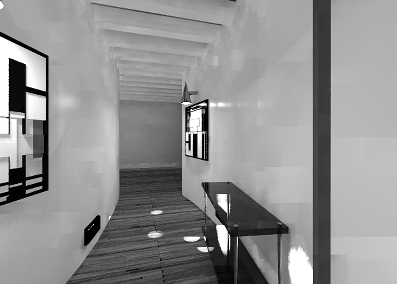
%> input picture definitionfig2.gif, 397 x 284 px
$ octave imageNoise.m   (GNU Octave 9; MATLAB toolbox functions it lacks are replaced by stand-ins)
%> lines starting %> are read from the running program, lines starting %| are printed output that depends on the picture
%image noise
clf; clear all;
a = imread('definitionfig2.gif');
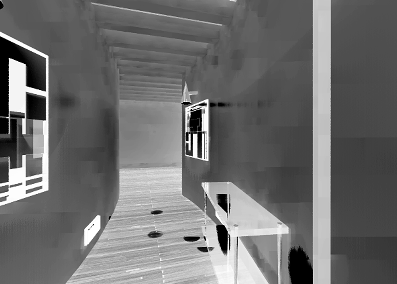
%> a: size 284x397 uint8; min 0, max 255, mean 110
% a = imread('test1.jpg');
n = 200;
[rows, cols, dep] = size(a);
%> rows = 284; cols = 397; dep = 1
figure(2)
noise = n*randn(rows,cols,dep);
da = double(a);
db = da + noise;
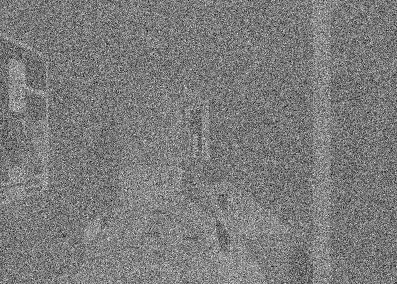
%> db: size 284x397 double; min -754.9, max 1022.1, mean 109.4; drawn with min black and max white
imshow(uint8(db));
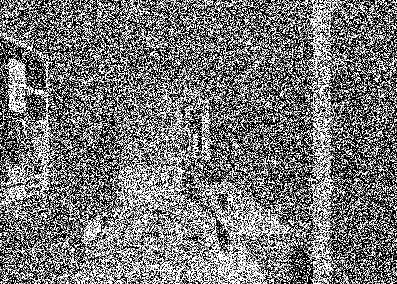
%> displayed picture: size 284x397, on the screen's scale of 0 to 255; min 0, max 255, mean 119
% dff = db-da;

$ run again, with test1.jpg saved as definitionfig2.gif
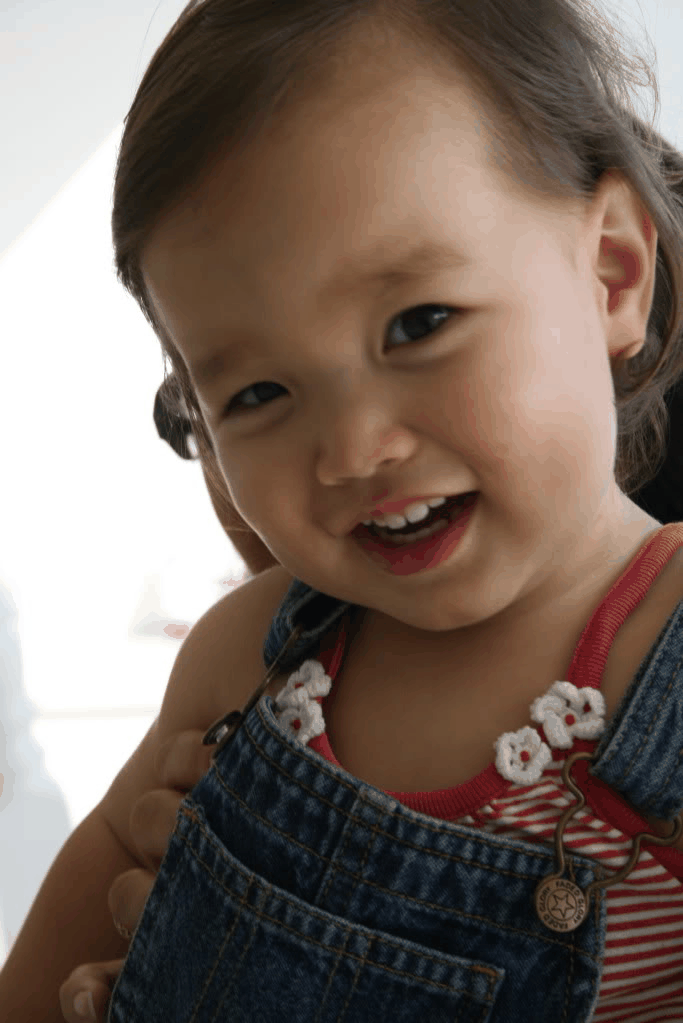
%> input picture test1.jpg, 683 x 1023 px
%> `db = da + noise;`:
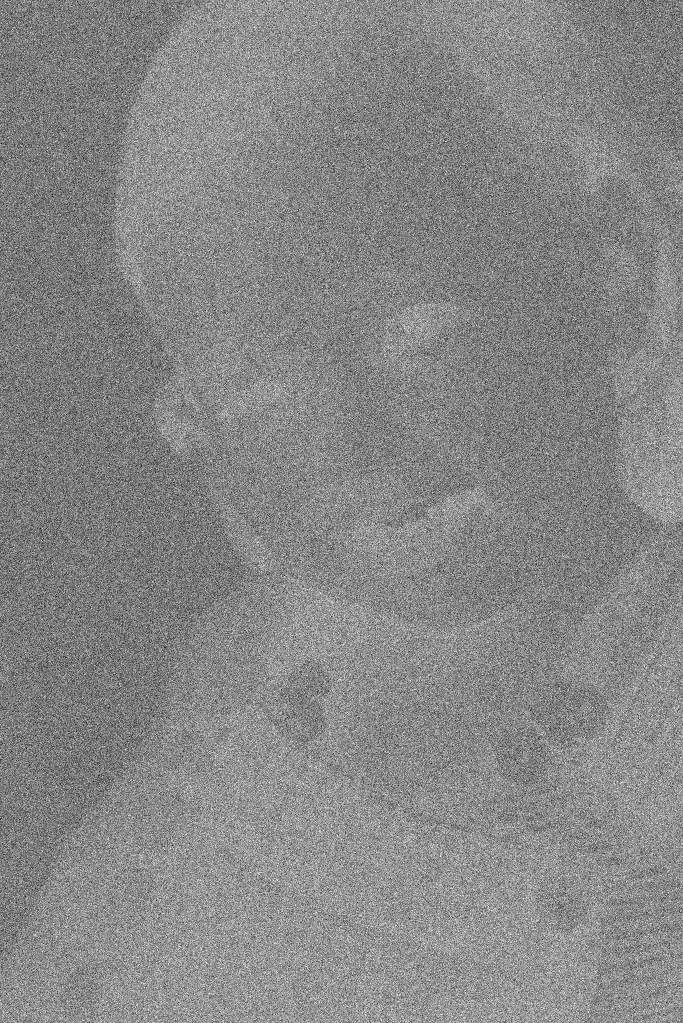
%> db: size 1023x683 double; min -944.1, max 1042.7, mean 113; drawn with min black and max white
%> `imshow(uint8(db));`:
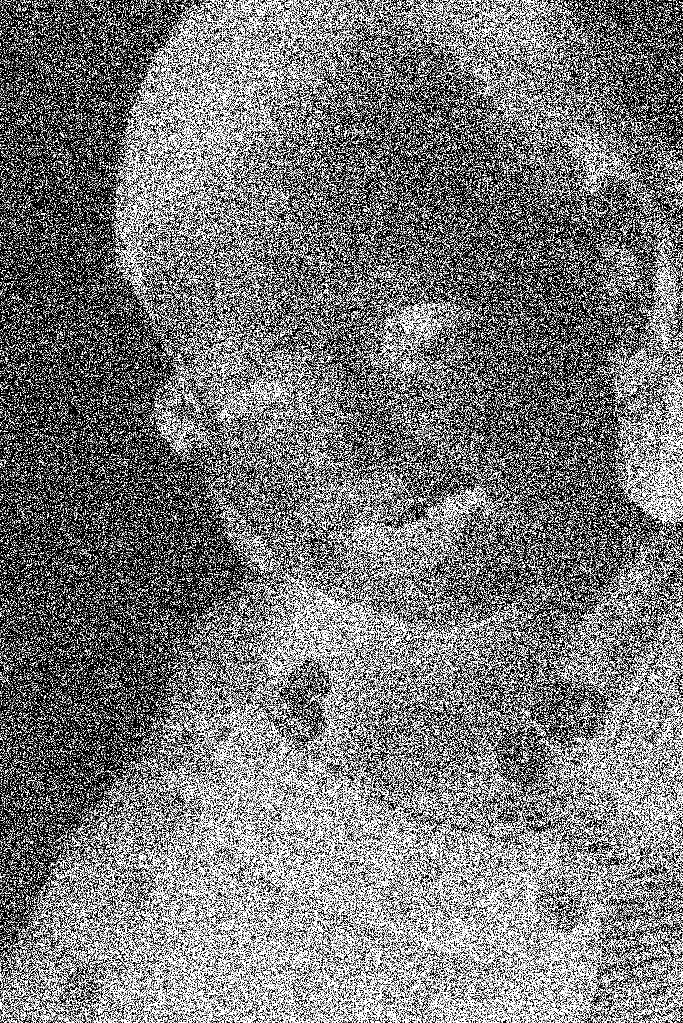
%> displayed picture: size 1023x683, on the screen's scale of 0 to 255; min 0, max 255, mean 121.1
